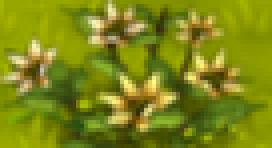
#> input picture ortigaf.png, 68 x 37 px (shown 4 times larger)
$ jupyter execute --allow-errors Wakfarm2.ipynb
#> lines starting #> are read from the running program, lines starting #| are printed output that depends on the picture
[cell 1]
import cv2
import pyautogui
import numpy
import mouse
from time import time, sleep
import mss

[cell 2]
#no activar
pelea = False
gato = False

#> (a cell that did not finish here is left out)

#> (a cell that did not finish here is left out)

[cell 5]
ortiga_image = cv2.imread("ortigaf.png", cv2.IMREAD_UNCHANGED)  # imagen de la planta que se quiere recolectar
#> ortiga_image is the input picture: shape (37, 68, 4); mean B, G, R, A 21.2, 135.5, 125.6, 255
w = ortiga_image.shape[1]
#> w = 68
h = ortiga_image.shape[0]
#> h = 37

gracia_image = cv2.imread("graciaf.png", cv2.IMREAD_UNCHANGED)
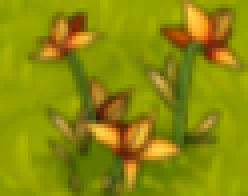
#> input picture graciaf.png, 62 x 49 px (shown 4 times larger)
#> gracia_image is the input picture: shape (49, 62, 4); mean B, G, R, A 8.1, 139.9, 139.1, 255
flor_image = cv2.imread("florf.png", cv2.IMREAD_UNCHANGED)
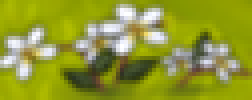
#> input picture florf.png, 63 x 25 px (shown 4 times larger)
#> flor_image is the input picture: shape (25, 63, 4); mean B, G, R, A 48.2, 153.5, 145.1, 255
musgo_image = cv2.imread("musgof.png", cv2.IMREAD_UNCHANGED)
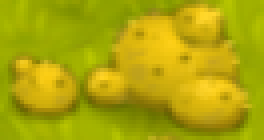
#> input picture musgof.png, 66 x 35 px (shown 4 times larger)
#> musgo_image is the input picture: shape (35, 66, 4); mean B, G, R, A 7.8, 166, 173.7, 255
tijera_image = cv2.imread("tijeras.png", cv2.IMREAD_UNCHANGED)
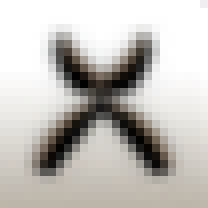
#> input picture tijeras.png, 26 x 26 px (shown 8 times larger)
#> tijera_image is the input picture: shape (26, 26, 4); mean B, G, R, A 187.5, 191.6, 194.6, 255
mano_image = cv2.imread("mano.png", cv2.IMREAD_UNCHANGED)
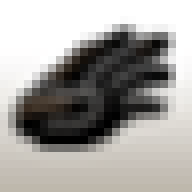
#> input picture mano.png, 24 x 24 px (shown 8 times larger)
#> mano_image is the input picture: shape (24, 24, 4); mean B, G, R, A 158.4, 161.8, 164.1, 255

#> (a cell that did not finish here is left out)

#> (a cell that did not finish here is left out)

#> (a cell that did not finish here is left out)

#> (a cell that did not finish here is left out)

#> (a cell that did not finish here is left out)

#> (a cell that did not finish here is left out)

#> (a cell that did not finish here is left out)

#> (a cell that did not finish here is left out)

#> (a cell that did not finish here is left out)

#> (a cell that did not finish here is left out)

[cell 16]
sleep(1)
events = mouse.record()

[cell 17]
sleep(1)
events2 = mouse.record()

[cell 18]
sleep(1)
events3 = mouse.record()

[cell 19]
# Cultiva cuando no hay nada plantado
sleep(1)

for _ in range(2):
    mouse.play(events[:-1])
    sleep(280)


for _ in range(2):
    mouse.play(events2[:-1])
    sleep(200)

for _ in range(4):
    mouse.play(events3[:-1])
    sleep(80)
